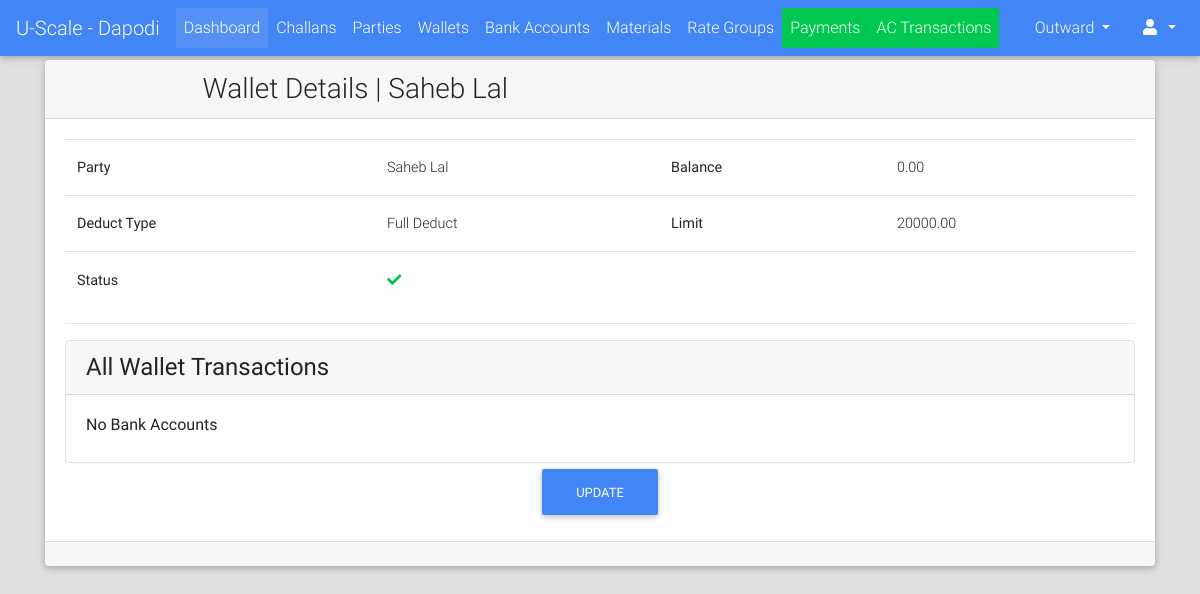
The app's page /parties/wallet/detail/4/ (signed in), older data.
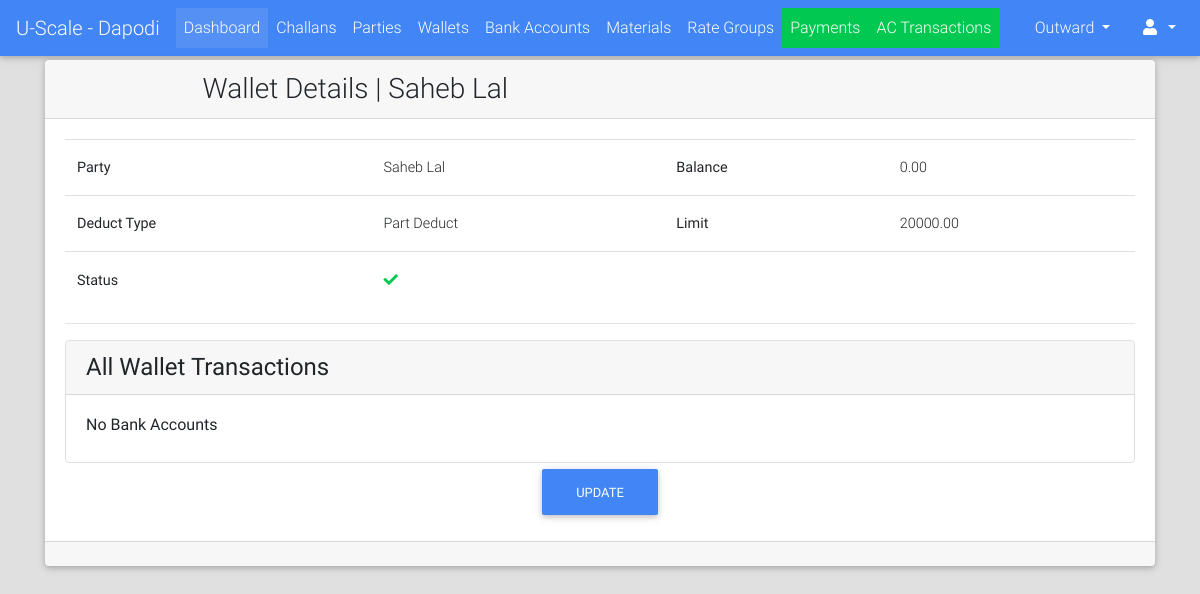
The same page, newer data.
### parties/models.py (models this page shows, shortened)
class Wallet(models.Model):
    DEDUCT_TYPE_CHOICES = (("FD", "Full Deduct"), ("PD", "Part Deduct"), ("FXD", "Fix Deduct"))
    party = models.ForeignKey(Party, on_delete=models.CASCADE)
    balance = models.DecimalField(max_digits=9, decimal_places=2, default=Decimal(0.00))
    upper_limit = models.DecimalField(max_digits=9, decimal_places=2, default=20000.00)
    deduct_type = models.CharField(max_length=3, choices=DEDUCT_TYPE_CHOICES)
    fixed_amount = models.DecimalField(max_digits=7, decimal_places=2, blank=True, null=True)
    is_active = models.BooleanField(default=True)

class Party(models.Model):
    RATE_TYPE_CHOICES = (("GR", "Group Rate"), ("IR", "Individual Rate"))
    rate_type = models.CharField(max_length=2, choices=RATE_TYPE_CHOICES)
    rate_group = models.ForeignKey("rates.RateGroup", on_delete=models.PROTECT, blank=True, null=True)
    name = models.CharField(max_length=128)
    party_code = models.CharField(max_length=32, blank=True)
    address = models.TextField(blank=True)
    phone = models.CharField(max_length=13)
    whatsapp = models.CharField(max_length=13, blank=True)
    email = models.EmailField(blank=True, null=True)
    extra_info = models.TextField(blank=True)
    is_wallet_party = models.BooleanField(default=False)
    is_active = models.BooleanField(default=True)
    @property
    def get_display_text(self):
        return self.name
    class Meta:
        verbose_name = "Party"
        verbose_name_plural = "Parties"

### parties/views.py (the view)
# urls.py: url(r"^wallet/detail/(?P<id>[0-9]+)/$", views.WalletDetailView.as_view(), name="wallet_detail"),
class WalletDetailView(LoginRequiredMixin, DetailView):
    model = Wallet
    template_name = "parties/wallet_detail.html"
    context_object_name = "wallet"
    slug_field = "id"
    slug_url_kwarg = "id"

### portal/templates/parties/wallet_detail.html (shortened to what this page needs)
{% extends "portal/base.html" %}
{% load crispy_forms_tags %}
{% block content %}
    <div class="container">
        <div class="card">
            <div class="card-header">
                <div class="row">
                    <div class="col-lg-9 m-auto">
                        <h3 class="m-auto">Wallet Details | {{ wallet.party.get_display_text }}</h3>
                    </div>
                </div>
            </div>
            <div class="card-body">
                <table class="table">
                    <tbody>
                        <tr>
                            <th>Party</th>
                            <td>{{ wallet.party.get_display_text }}</td>
                            <th>Balance</th>
                            <td>{{ wallet.balance }}</td>
                        </tr>
                        <tr>
                            <th>Deduct Type</th>
                            <td>{{ wallet.get_deduct_type_display }}{% if wallet.deduct_type == "FXD" %} ({{ wallet.fixed_amount }}){% endif %}</td>
                            <th>Limit</th>
                            <td>{{ wallet.upper_limit }}</td>
                         </tr>
                        <tr>
                            <th>Status</th>
                            <td colspan="3">
                                {% if wallet.is_active %}
                                    <i class="fa fa-check text-success"></i>
                                {% else %}
                                    <i class="fa fa-times text-danger"></i>
                                {% endif %}
                            </td>
                        </tr>
                    </tbody>
                </table>
                <hr>
                <div class="card border" style="box-shadow: none">
                    <div class="card-header">
                        <h4 class="m-auto">All Wallet Transactions</h4>
                    </div>
                    <div class="card-body">
                        {% if wallet.wallettransaction_set.exists %}
                            <table class="table table-striped">
                                <thead>
                                    <th>No</th>
                                    <th>Challan</th>
                                    <th>Amount</th>
                                    <th>Previous Balance</th>
                                    <th>Date</th>
                                </thead>
                                <tbody>
                                    {% for wallet_tr in wallet.wallettransaction_set.all|dictsortreversed:"id" %}
                                        <tr>
                                            <td>{{ forloop.counter }}</td>
                                            <td>{{ wallet_tr.payment.challan.challan_no }}</td>
                                            <td>{{ wallet_tr.amount }}</td>
                                            <td>{{ wallet_tr.previous_balance }}</td>
                                            <th>{{ wallet_tr.payment.get_date_display }}</th>
                                        </tr>
                                    {% endfor %}
                                </tbody>
                            </table>
                        {% else %}
                            <h6>No Bank Accounts</h6>
                        {% endif %}
                    </div>
                </div>
                <div class="row">
                    <a href="{{ Wallet.get_update_url }}" class="m-auto"><button class="btn btn-primary">Update</button></a>
                </div>
            </div>
            <div class="card-footer">
            </div>
        </div>
    </div>
{% endblock %}

Row changes from the older to the newer data that the page shows:
changed Wallet "Saheb Lal": deduct_type "Full Deduct" → "Part Deduct"
